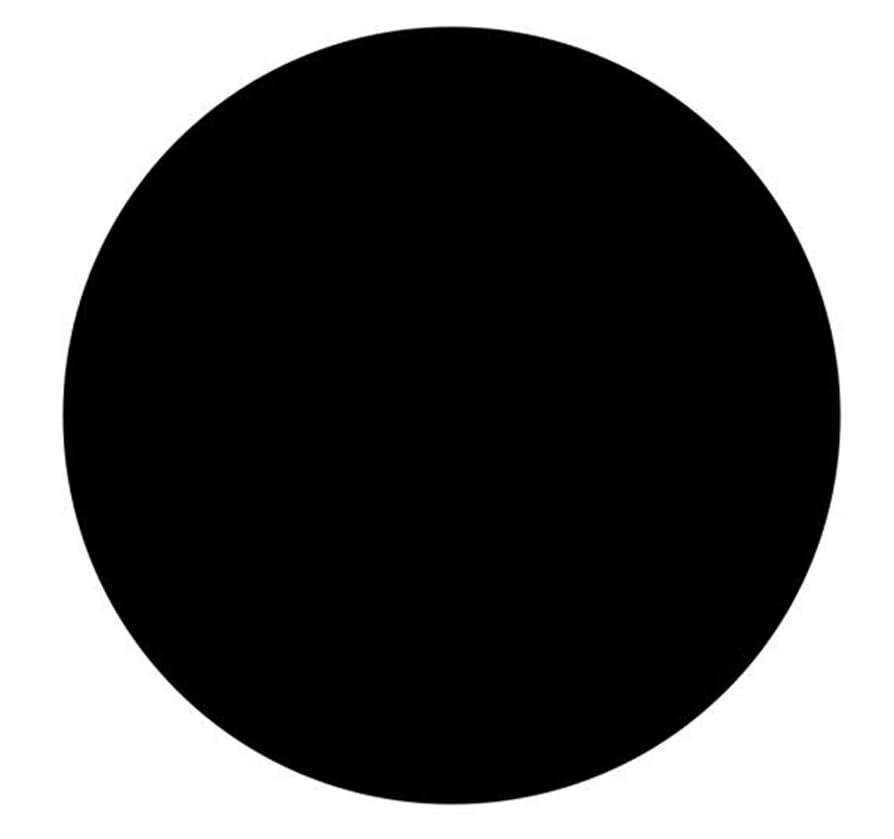
#> input picture pics/circle.jpg, 894 x 839 px
$ python computer_vision_test_1.1.py
#> lines starting #> are read from the running program, lines starting #| are printed output that depends on the picture
import cv2
import matplotlib.pyplot as plt
import numpy as np

from zipfile import ZipFile
from urllib.request import urlretrieve

# Read image as gray scale.
img_rec = cv2.imread("pics/circle.jpg", cv2.IMREAD_GRAYSCALE)
#> img_rec is the input picture: shape (839, 894); min 0, max 255, mean 93.6
img_cir = cv2.imread("pics/boat.png", cv2.IMREAD_GRAYSCALE)
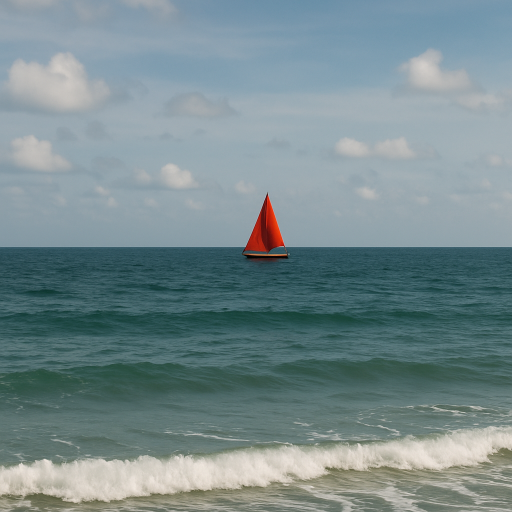
#> input picture pics/boat.png, 1024 x 1024 px (shown at 1/2 size)
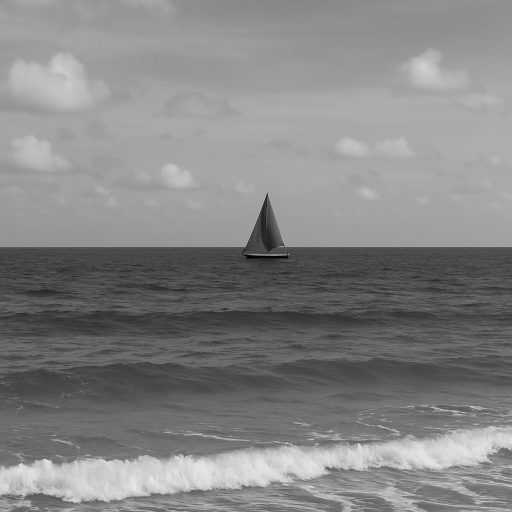
#> img_cir: shape (1024, 1024) (shown at 1/2 size); min 0, max 236, mean 133

img_cir_resized = cv2.resize(img_cir, (img_rec.shape[1], img_rec.shape[0]))
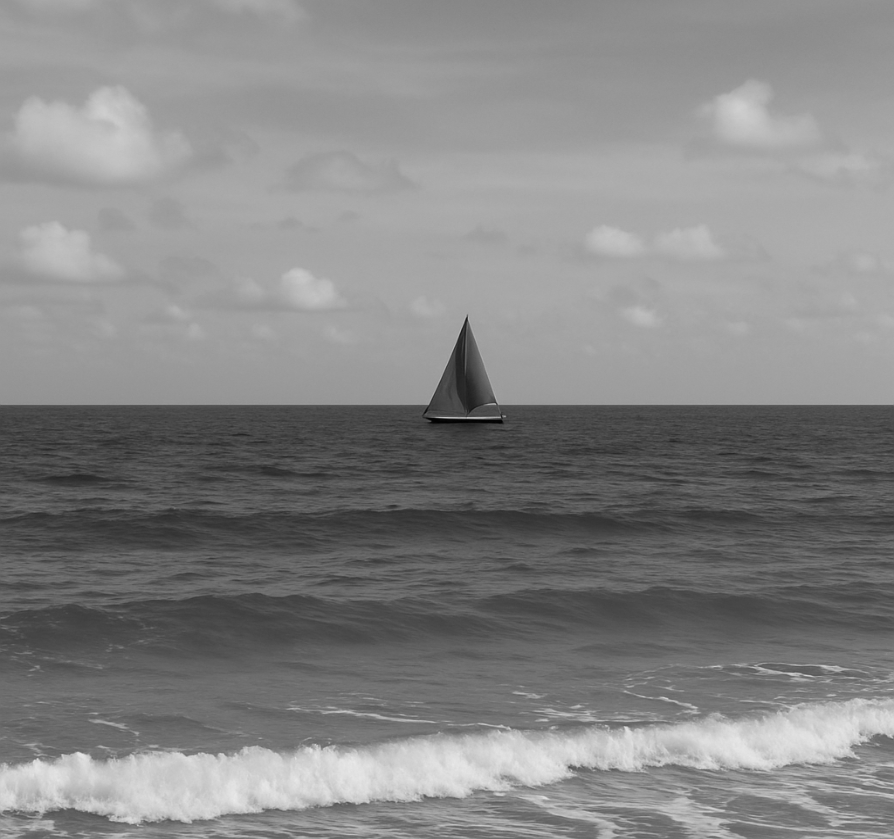
#> img_cir_resized: shape (839, 894); min 0, max 233, mean 132.9
result = cv2.bitwise_or(img_rec, img_cir_resized)
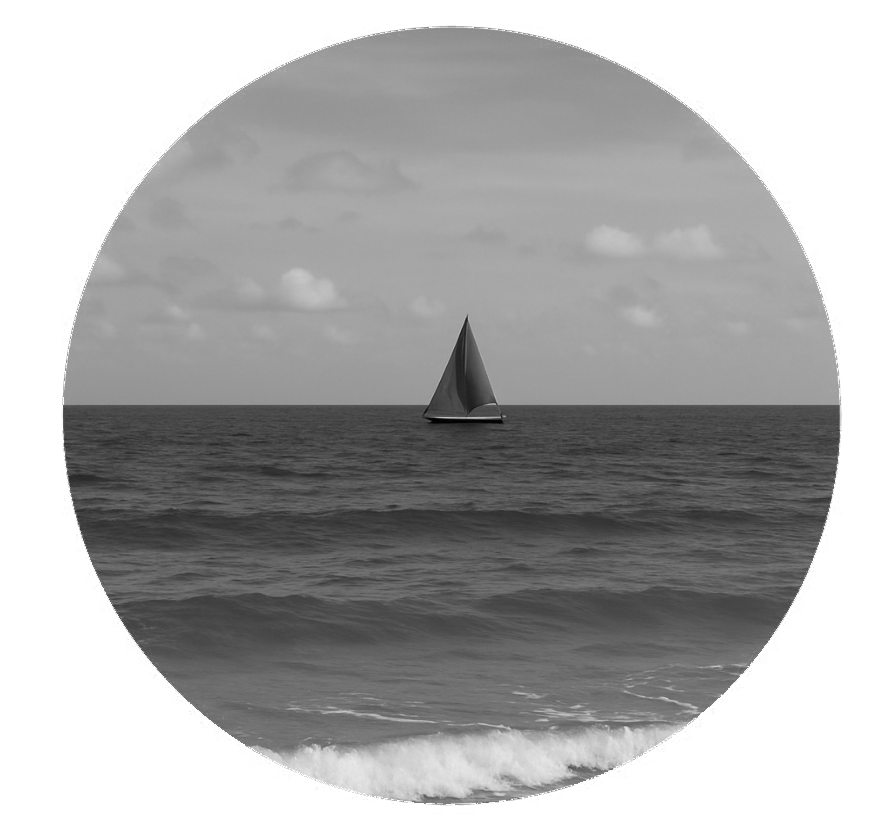
#> result: shape (839, 894); min 0, max 255, mean 173.6
plt.imshow(result, cmap="gray")

plt.show()  # <- This line is essential!
